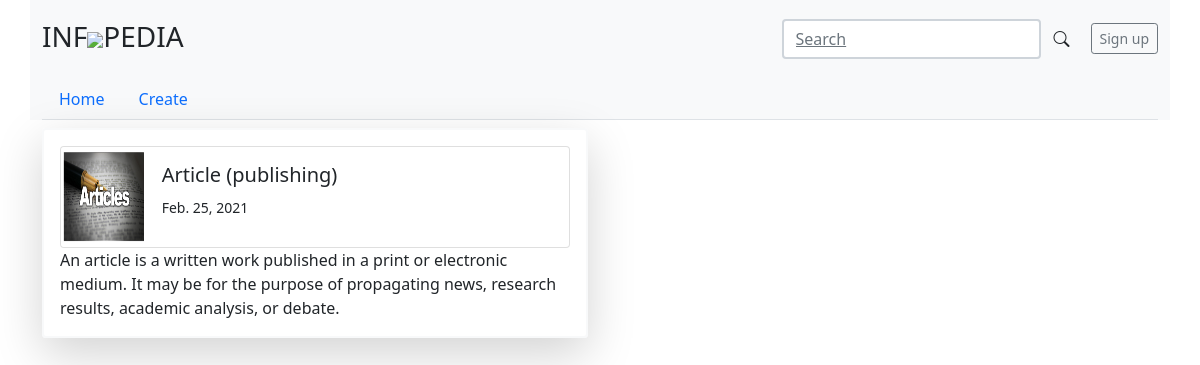
The page /category/13/Education/ on the database as committed earlier.
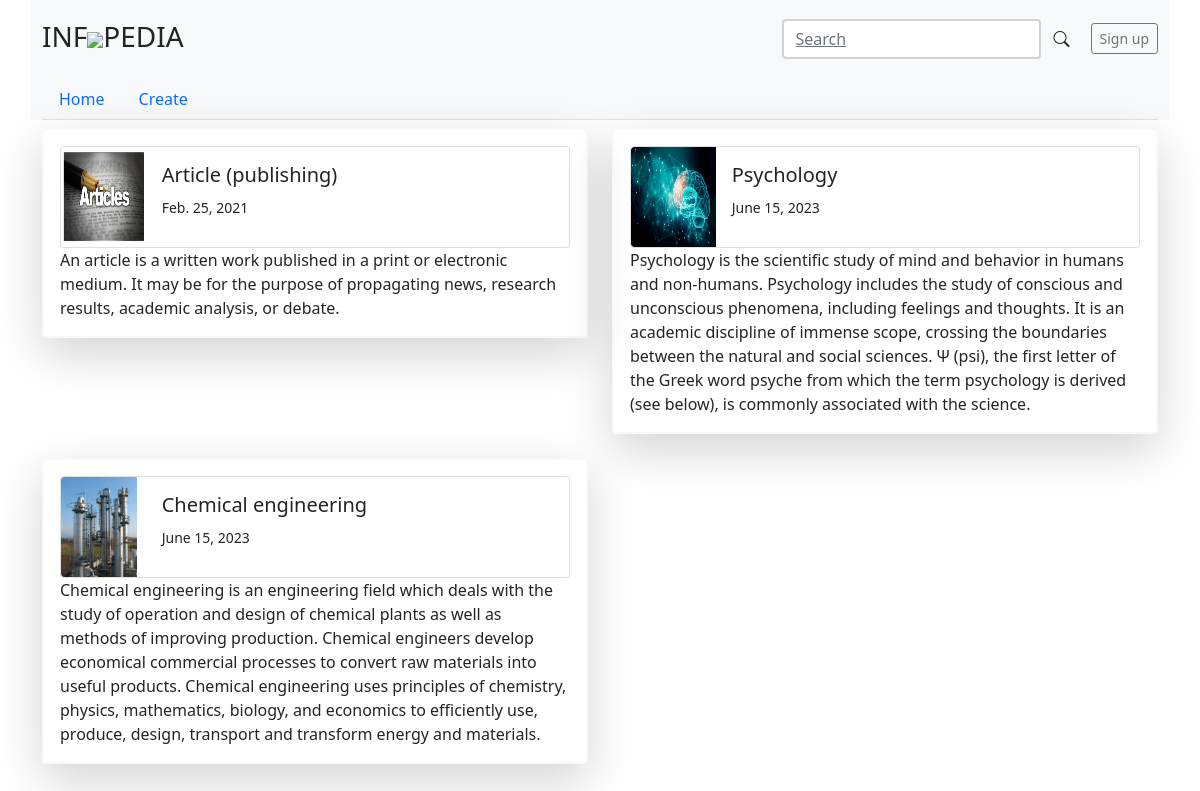
The same page on the database as committed later.
### index/models.py (models this page shows, shortened)
class MainArticle(models.Model):
	category = models.ForeignKey(Category, related_name='mainarticle', on_delete=models.SET_DEFAULT, null=True, blank=True, default=1)
	title= models.CharField(max_length=100)
	short_description = models.CharField(max_length=500, blank=True, null=True)
	slug=models.SlugField(max_length = 250, null=False,)
	published_at = models.DateTimeField(auto_now_add=True)
	updated_at = models.DateTimeField(auto_now=True)

class SubArticle(models.Model):
	sub_title= models.CharField(max_length=100)
	content = models.TextField()
	image = models.ImageField(upload_to='SubArticle/', null=True, blank=True)
	image_description = models.CharField(max_length=100, blank=True, null=True)
	sub_article = models.ForeignKey(MainArticle, on_delete=models.CASCADE)
	title_to_external_link = models.CharField(max_length=200, null=True, blank=True)
	external_link = models.URLField(max_length=300,null=True, blank=True)
	other_reference = models.CharField(max_length=200, null=True, blank=True)
	author = models.ForeignKey(User, on_delete=models.CASCADE, default=1)
	published_at = models.DateTimeField(auto_now_add=True)
	updated_at = models.DateTimeField(auto_now=True)

### index/views.py (the view)
# urls.py: path('category/<int:id>/<str:category>/', views.category, name="category"),
def category(request, id, category):
	global categories
	articles = MainArticle.objects.filter(category__id=id)
	context = {'articles':articles, 'categories':categories, 'category_title':"Category-"+str(category)}
	return render(request, 'index/articles/category.html', context)

### index/models.py (called while the page is built)
	def __str__(self):
		return self.category

### index/templates/index/articles/category.html (shortened to what this page needs)
{% extends 'base/base.html' %}
{% block content %}
<main class="container">
  <div class="row mb-2">
    {% for article in articles %}
    <div class="col-md-6">
      <div class="row g-0 border border-2 border-light rounded overflow-hidden flex-md-row mb-4 shadow-lg h-md-250 position-relative">
        <div class="col p-3 d-flex flex-column position-static">
          <div class="card mb-0" style="max-width: 600px;">
            <div class="row g-0">
              <div class="col-md-2">
                <img src="{{article.subarticle_set.first.image.url}}" class="img-fluid rounded-start" style="max-height:100px, max-width:100px, width:100px; height:100px" alt="...">
              </div>
              <div class="col-md-10">
                <div class="card-body">
                  <h5 class="card-title">{{article.title}}</h5>
                  <p class="card-text"><small class="text-body-secondary">{{article.published_at.date}}</small></p>
                </div>
              </div>
            </div>
          </div>
          <p class="card-text mb-auto">{{article.short_description}}</p>
        </div>
      </div>
    </div>
    {% endfor %}
  </div>
</main>
{% endblock %}

### index/templates/base/base.html (shortened to what this page needs)
<!doctype html>
<html lang="en">
  <head>
    <link href="https://cdn.jsdelivr.net/npm/bootstrap@5.0.0-beta2/dist/css/bootstrap.min.css" rel="stylesheet">
    <link rel="stylesheet" href="https://cdn.jsdelivr.net/npm/bootstrap-icons@1.4.0/font/bootstrap-icons.css">
    <link rel="stylesheet" href="//code.jquery.com/ui/1.12.1/themes/base/jquery-ui.css">
    <link rel="stylesheet" href="https://ajax.googleapis.com/ajax/libs/jqueryui/1.11.4/themes/smoothness/jquery-ui.css">
  </head>
  <body>
    {% include 'base/navbar.html' %}
    {% block content %}
    {% endblock %}
  </body>
</html>

### index/templates/base/navbar.html (shortened to what this page needs)
{% load static %}
<div class="container bg-light border-0">
  <header class="blog-header py-3">
    <div class="row flex-nowrap justify-content-between align-items-center">
      <div class="col-3 pt-1">
        <a class="blog-header-logo text-dark" href="{% url 'home' %}"  style="text-decoration:none"><h3>INF<img src="{% static 'globe.png' %}" style="max-width: 25px;">PEDIA</h3></a>
      </div>
      <div class="col-9 d-flex justify-content-end align-items-center">
        {% if not search_title %}
        <a class="link-secondary" href="#" aria-label="Search">
          <form action="{% url 'search' %}" class="d-flex px-2">
            <input class="form-control border-2" type="search" placeholder="Search" aria-label="Search" name="search" id="search"><br>
            <button class="btn" type="submit"><i class="bi bi-search"></i></button>
          </form>
        </a>
        {% endif %}
        <a class="btn btn-sm btn-outline-secondary" href="#">Sign up</a>
      </div>
    </div>
  </header>
  {% if not search_title %}
 <ul class="nav nav-tabs mb-2">
  <li class="nav-item">
    <a href="{% url 'home' %}" class="nav-link {% if home_title %}border-0  active{% endif %}" aria-current="page">Home</a>
  </li>
  <li class="nav-item">
    <a href="{% url 'main_article_create' %}"class="nav-link {% if main_article_create_title %}border-0  active{% endif %}">Create</a>
  </li>
  </ul>
  {% endif %}
</div>

Rows that differ between the two databases and show on the page:
added MainArticle: subarticle_set.first.image (picture), title "Psychology", published_at "June 15, 2023", short_description "Psychology is the scientific study of mind and behavior in humans and non-humans. Psychology includes the study of conscious and unconscious phenomena, including feelings and thoughts. It is an academic discipline of immense scope, crossing the boundaries between the natural and social sciences. Ψ (psi), the first letter of the Greek word psyche from which the term psychology is derived (see below), is commonly associated with the science."
added MainArticle: subarticle_set.first.image (picture), title "Chemical engineering", published_at "June 15, 2023", short_description "Chemical engineering is an engineering field which deals with the study of operation and design of chemical plants as well as methods of improving production. Chemical engineers develop economical commercial processes to convert raw materials into useful products. Chemical engineering uses principles of chemistry, physics, mathematics, biology, and economics to efficiently use, produce, design, transport and transform energy and materials."
